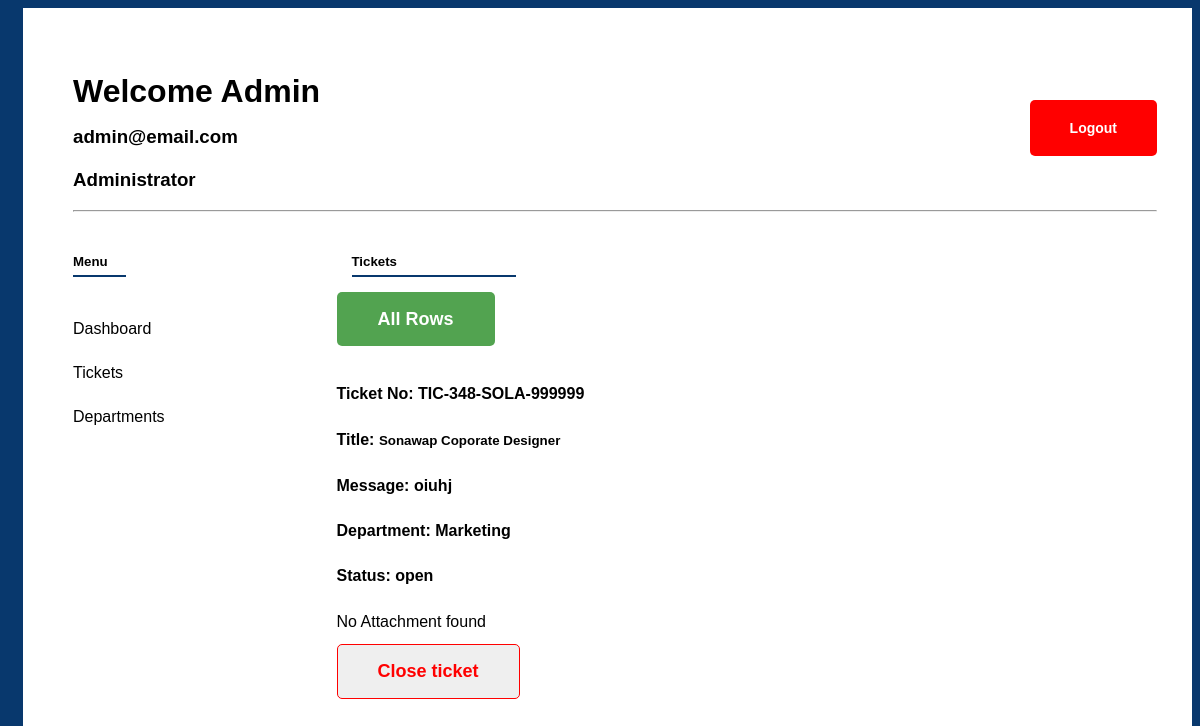
The page /support/admin/ticket/view.php?id=2 (signed in) on the database its author committed.
### tables this page shows
CREATE TABLE `users` (
  `id` int(11) NOT NULL,
  `name` varchar(50) NOT NULL,
  `password` varchar(1000) NOT NULL,
  `email` varchar(50) NOT NULL,
  `type` varchar(5) NOT NULL DEFAULT 'user',
  `dateposted` date NOT NULL DEFAULT current_timestamp()
);

CREATE TABLE `tickets` (
  `id` int(11) NOT NULL,
  `t_no` varchar(50) NOT NULL,
  `title` varchar(300) NOT NULL,
  `body` text NOT NULL,
  `attachment` varchar(300) NOT NULL,
  `posted_by` varchar(50) NOT NULL,
  `dateposted` date NOT NULL DEFAULT current_timestamp(),
  `status` int(11) NOT NULL DEFAULT 0,
  `department` int(11) NOT NULL
);

CREATE TABLE `department` (
  `id` int(11) NOT NULL,
  `name` varchar(300) NOT NULL,
  `posted_by` int(11) NOT NULL,
  `dateposted` date NOT NULL DEFAULT current_timestamp()
);

### core/user.php (called while the page is built, shortened)
<?php
 class User{
	public function __construct () {
		global $config;
		 $conn = new mysqli($config['DB_SERVER'], $config['DB_USER'], $config['DB_PASSWORD'], $config['DB_NAME']);
		 $this->db = $conn;
	}
  	public function getUserInfoById(){
  		$id = isset($_SESSION['support_user_id']) ? $_SESSION['support_user_id'] : "" ;
  		$query = "SELECT * FROM users where id = '$id'";
		$run = $this->db->query($query) or die($this->db->error.__LINE__);
		$rows = mysqli_fetch_array($run);
		return $rows;
  	}
  	public function getDepartmentInfoById($id){
  		$query = "SELECT * FROM department where id = '$id'";
		$run = $this->db->query($query) or die($this->db->error.__LINE__);
		$rows = mysqli_fetch_array($run);
		return $rows;
  	}
  	public function getTicketInfoById($id){
  		$query = "SELECT * FROM tickets where id = '$id'";
		$run = $this->db->query($query) or die($this->db->error.__LINE__);
		$rows = mysqli_fetch_array($run);
		return $rows;
  	}
	public function isAdmin(){
		if($this->getUserInfoById()['type'] == "admin"){
			return true;
		}else{
			return false;
		}
	}
}

### core/classes.php (called while the page is built, shortened)
<?php
require base_path('core/user.php');
$user = new User();
?>

### core/config.php (called while the page is built, shortened)
<?php
$config = array();
$config['BASE_DIR'] = dirname(dirname(__FILE__));
$config['SITE_NAME'] = 'Sonawap Support Ticket';
$config['BASE_URL'] = DEVELOPMENT ? 'http://localhost/SupportTicket/' : 'https://supportticket.com/';
$config['ROOT_DIR'] = DEVELOPMENT ? '/SupportTicket/' : '/https://supportticket.com/';
$config['DB_TYPE'] = 'mysqli';
$config['DB_SERVER'] = 'localhost';
$config['DB_NAME'] = DEVELOPMENT ? 'supportticket' : '';
$config['DB_USER'] = DEVELOPMENT ? 'root' : '';
$config['DB_PASSWORD'] = DEVELOPMENT ? '' :  '';
function base_url($suffix = '') {
    global $config;
    $suffix = ltrim($suffix, '/');
    return $config['BASE_URL'] . trim($suffix);
}
?>

### support/admin/ticket/view.php (the view, shortened to what this page needs)
<?php
require_once '../../../core/config.php';
require_once base_path('core/classes.php');
$id = $_GET['id'];
?>
<!DOCTYPE html>
<html>
<head>
	<?php require base_path('support/includes/link.php'); ?>
</head>
<body>
	<div class="container">
		<div class="wrapper bg-white p-50">
			<?php require base_path('support/includes/header.php'); ?>
			<div class="div-row">
				<?php require base_path('support/includes/sidebar.php') ?>
				<div class="lg-col">
					<div class="con-wrapper">
						<h5 class="text-header menu-text">Tickets</h5>
						<a class="btn btn-success" href="<?php echo base_url('support/admin/ticket/index.php') ?>">All Rows</a>
						<div class="mt-5">
							<h4>Ticket No: <?php echo $user->getTicketInfoById($id)['t_no']; ?></h4>
							<h4>Title: <small><?php echo $user->getTicketInfoById($id)['title']; ?></small></h4>
							<h4>Message: <?php echo $user->getTicketInfoById($id)['body']; ?></h4>
							<h4>Department: <?php echo $user->getDepartmentInfoById($user->getTicketInfoById($id)['department'])['name']; ?></h4>
							<h4>Status: <?php echo $user->getTicketInfoById($id)['status'] ? 'closed' : 'open';?></h4>
							<?php if ($user->getTicketInfoById($id)['attachment']) : ?>
								<a href="<?php echo base_url('ticket/'). $user->getTicketInfoById($id)['attachment'] ?>" target="_blank">View Attachment file</a>
							<?php else : ?>
								No Attachment found
							<?php endif ?>
							<?php if ($user->getTicketInfoById($id)['status']) : ?>
								<form action="<?php echo base_url('support/admin/ticket/view.php') ?>" method="post">
									<input type="hidden" name="id" value="<?php echo $user->getTicketInfoById($id)['id']; ?>">
									<button class="btn btn-primary-outline" name="open">Open ticket</button>
								</form>
							<?php else : ?>
								<form action="<?php echo base_url('support/admin/ticket/view.php') ?>" method="post">
									<button class="btn btn-danger-outline" name="closed">Close ticket</button>
								</form>
							<?php endif ?>
						</div>
					</div>
				</div>
			</div>
		</div>
	</div>
</body>
</html>

### support/includes/header.php
<div class="header">
	<h1 class="user-header">Welcome <?php echo $user->getUserInfoById()['name'] ?></h1>
	<h3 class="user-text"><?php echo $user->getUserInfoById()['email'] ?></h3>
	<h3 class="user-text"><?php echo $user->isAdmin() ? 'Administrator' : ''?></h3>
	<a href="<?php echo base_url('logout.php') ?>" class="btn btn-danger float-right">Logout</a>
	<hr>
</div>

### asset/css/style.css (style rules this page uses)
:root { --sh-green: #52a350; --sh-blue: #08386d; --sh-grey: #e6e8e6; --sh-light-green: #b6d86f; --sh-dark: #343434; --sh-footer-color: #f5fafe; }
html { max-width: 100%; overflow-x: hidden; }
body { max-width: 100%; font-family: "Montserrat", sans-serif !important; line-height: 1.5rem; overflow-x: hidden !important; scroll-behavior: smooth !important; background: var(--sh-blue); }
.container { width: 100%; margin-right: auto; margin-left: auto; padding-right: 15px; padding-left: 15px; }
@media (min-width: 576px) { .container { max-width: 540px; } }
@media (min-width: 768px) { .container { max-width: 720px; } }
@media (min-width: 992px) { .container { max-width: 960px; } }
@media (min-width: 1200px) { .container { max-width: 1200px; } }
.bg-white { background: #fff; }
a { color: inherit; text-decoration: none; }
.p-50 { padding: 50px; }
.mt-5 { margin-top: 50px !important; }
.btn { padding: 1rem 2.5rem !important; font-size: 18px; border-radius: 5px; border: 1px solid transparent; cursor: pointer; font-weight: bold; margin: 10px 0px; }
.float-right { margin-top: -110px; float: right !important; }
.header { overflow: hidden; }
.btn-danger { background: red; color: #fff; outline: none; box-shadow: none; border: 5px; font-size: 14px; }
.btn-danger-outline { border: 1px solid red; border-radius: 5px; color: red; }
.btn-success { color: #fff; background-color: var(--sh-green) !important; }
.div-row { display: -ms-flexbox; display: flex; -ms-flex-wrap: wrap; flex-wrap: wrap; margin-right: -15px; margin-left: -15px; padding: 0px; }
.lg-col { -ms-flex: 0 0 75%; flex: 0 0 75%; max-width: 75%; }
.menu-text { margin: 0px; padding: 0px; margin-left: 15px; padding-bottom: 3px; }
.text-header { position: relative; margin-bottom: 30px; margin-top: 30px; }
.text-header::before { bottom: 0; content: ""; height: 2px; position: absolute; width: 20%; background: var(--sh-blue); }

### rows shown on the page
users: name "Admin", email "admin@email.com"
tickets: t_no "TIC-348-SOLA-999999", title "Sonawap Coporate Designer", body "oiuhj", department.name "Marketing"
